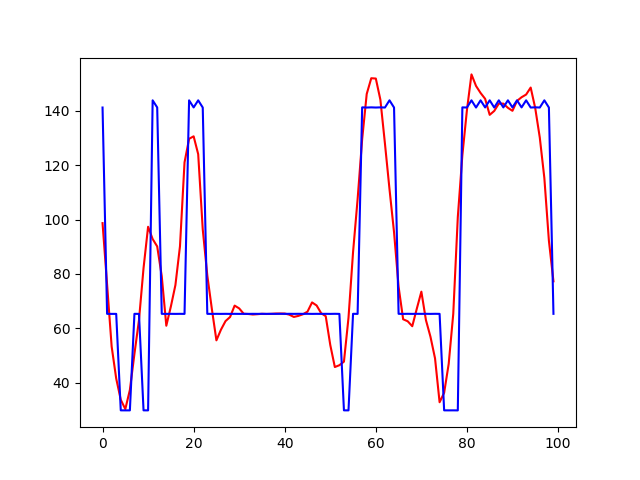

Here is the Python script that generated this plot:

# coding: utf-8

# In[9]:

from matplotlib import pyplot as plt
import numpy as np
from pandas import read_csv
import math
from numpy import *


# In[10]:

dataframe = read_csv('spaces.csv')
dataset = dataframe.values
dataset = dataset.astype('float32')


# In[16]:

dataframe1 = read_csv('data1.csv')
dataset1 = dataframe1.values
dataset1 = dataset1.astype('float32')


# In[18]:

plt.plot(dataset[0:100],'r')
plt.plot(dataset1[0:100],'b')
plt.show()


# In[ ]:
